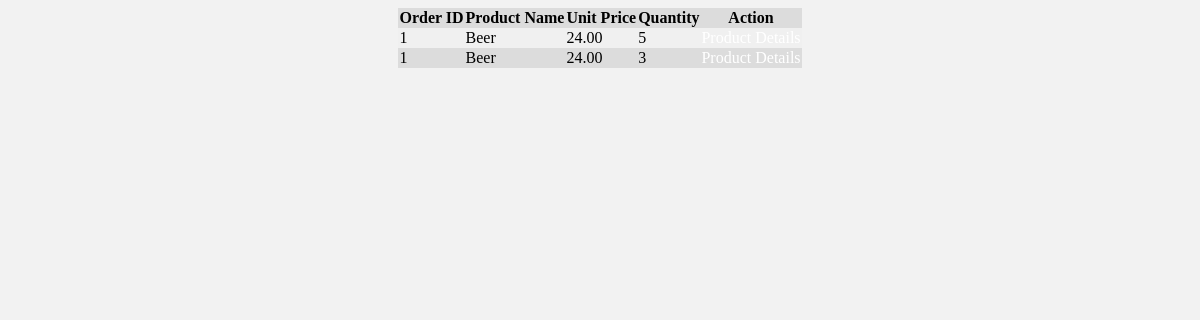
The page /customer/order_details.php?oid=1 on the database as committed earlier.
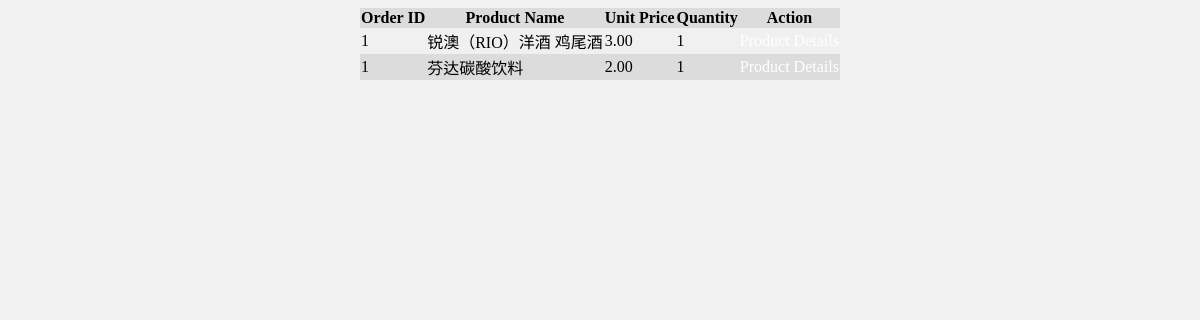
The same page on the database as committed later.
### tables this page shows
CREATE TABLE `order_details` (
  `id` int(11) NOT NULL,
  `order_id` int(11) NOT NULL,
  `product_id` int(11) NOT NULL,
  `temp_cutomer_id` int(11) NOT NULL,
  `unit_price` float(19,2) NOT NULL,
  `quantity` int(11) NOT NULL,
  `identifier_inventory` int(1) NOT NULL DEFAULT '0'
);

CREATE TABLE `products` (
  `id` int(11) NOT NULL,
  `name` text NOT NULL,
  `img` text NOT NULL,
  `brand` varchar(60) NOT NULL,
  `category_id` int(11) NOT NULL,
  `flavor` varchar(60) NOT NULL,
  `size` text NOT NULL,
  `description` text NOT NULL,
  `unit_price` float(19,2) NOT NULL,
  `expiration_date` date NOT NULL,
  `date_added` date NOT NULL,
  `store_price` float(19,2) NOT NULL,
  `inventory` int(11) NOT NULL
);

### customer/order_details.php (the view, shortened to what this page needs)
<link href="../css/main.css" rel="stylesheet" type="text/css">
<?php
if(isset($_GET['oid'])){
    $oid = $_GET['oid'];
    require_once('../includes/db.php');
    $sql = "select order_details.order_id, order_details.product_id, order_details.unit_price, order_details.quantity, products.name
from order_details
INNER JOIN products ON order_details.product_id = products.id
WHERE order_details.order_id = $oid";
    $result = mysqli_query($con, $sql);
        ?>
    <table>
        <tr>
            <th>Order ID</th>
            <th>Product Name</th>
            <th>Unit Price</th>
            <th>Quantity</th>
            <th>Action</th>
        </tr>
    <?php
    while ($row = mysqli_fetch_array($result)){ ?>
        <tr>
            <td><?php echo $row['order_id']; ?></td>
            <td><?php echo $row['name']; ?></td>
            <td><?php echo $row['unit_price']; ?></td>
            <td><?php echo $row['quantity']; ?></td>
            <td><a href="../includes/item_details.php?pid=<?php echo $row['product_id']; ?>">Product Details</a></td>
        </tr>
<?php
    }
    ?>
    </table>
<?php
}
?>

### css/main.css (style rules this page uses)
a { color: white; text-decoration: none; }
table { width: auto; margin: 0 auto; border-collapse: collapse; }
tr:nth-of-type(odd) { background-color: rgb(220,220,220); }
tr:nth-of-type(even) { background-color: rgb(240,240,240); }

Rows that differ between the two databases and show on the page:
removed order_details: order "1", product.name "Beer", unit_price "24.00", quantity "5"
removed order_details: order "1", product.name "Beer", unit_price "24.00", quantity "3"
now on this page (row edited): order_details: order "1", product.name "锐澳（RIO）洋酒 鸡尾酒", unit_price "3.00", quantity "1"
now on this page (row edited): order_details: order "1", product.name "芬达碳酸饮料", unit_price "2.00", quantity "1"
